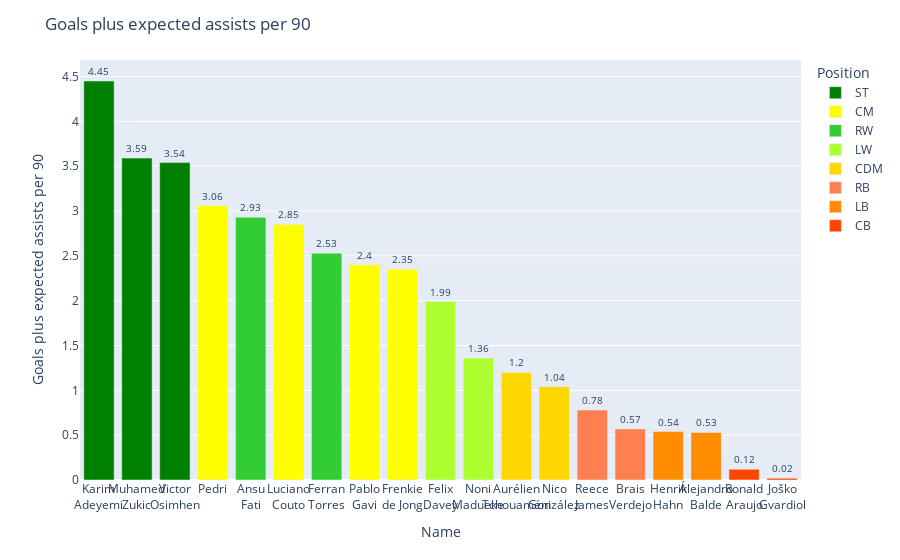

The code cell stored with this chart in its notebook:
### Code cell
bar_plot('Goals+xAp90')

### Figure 1 — Plotly figure (JSON) as saved in the notebook; plotly's stock layout.template omitted (floating-point values rounded to 4 significant figures)
{"data": [{"alignmentgroup": "True", "cliponaxis": false, "customdata": [[744], [338], [1362]], "hovertemplate": "Position=ST<br>Name=%{x}<br>Goals plus expected assists per 90=%{y}<br>MinutesPlayed=%{customdata[0]}<extra></extra>", "legendgroup": "ST", "marker": {"color": "green", "pattern": {"shape": ""}}, "name": "ST", "offsetgroup": "ST", "orientation": "v", "showlegend": true, "textfont": {"size": 10}, "textposition": "outside", "texttemplate": "%{y}", "type": "bar", "x": ["Karim<br>Adeyemi", "Muhamed<br>Zukic", "Victor<br>Osimhen"], "xaxis": "x", "y": [4.45, 3.59, 3.54], "yaxis": "y"}, {"alignmentgroup": "True", "cliponaxis": false, "customdata": [[1227], [637], [1022], [1320]], "hovertemplate": "Position=CM<br>Name=%{x}<br>Goals plus expected assists per 90=%{y}<br>MinutesPlayed=%{customdata[0]}<extra></extra>", "legendgroup": "CM", "marker": {"color": "yellow", "pattern": {"shape": ""}}, "name": "CM", "offsetgroup": "CM", "orientation": "v", "showlegend": true, "textfont": {"size": 10}, "textposition": "outside", "texttemplate": "%{y}", "type": "bar", "x": ["Pedri", "Luciano<br>Couto", "Pablo<br>Gavi", "Frenkie<br>de Jong"], "xaxis": "x", "y": [3.06, 2.85, 2.4, 2.35], "yaxis": "y"}, {"alignmentgroup": "True", "cliponaxis": false, "customdata": [[1101], [996]], "hovertemplate": "Position=RW<br>Name=%{x}<br>Goals plus expected assists per 90=%{y}<br>MinutesPlayed=%{customdata[0]}<extra></extra>", "legendgroup": "RW", "marker": {"color": "limegreen", "pattern": {"shape": ""}}, "name": "RW", "offsetgroup": "RW", "orientation": "v", "showlegend": true, "textfont": {"size": 10}, "textposition": "outside", "texttemplate": "%{y}", "type": "bar", "x": ["Ansu<br>Fati", "Ferran<br>Torres"], "xaxis": "x", "y": [2.93, 2.53], "yaxis": "y"}, {"alignmentgroup": "True", "cliponaxis": false, "customdata": [[868], [949]], "hovertemplate": "Position=LW<br>Name=%{x}<br>Goals plus expected assists per 90=%{y}<br>MinutesPlayed=%{customdata[0]}<extra></extra>", "legendgroup": "LW", "marker": {"color": "greenyellow", "pattern": {"shape": ""}}, "name": "LW", "offsetgroup": "LW", "orientation": "v", "showlegend": true, "textfont": {"size": 10}, "textposition": "outside", "texttemplate": "%{y}", "type": "bar", "x": ["Felix<br>Davey", "Noni<br>Madueke"], "xaxis": "x", "y": [1.99, 1.36], "yaxis": "y"}, {"alignmentgroup": "True", "cliponaxis": false, "customdata": [[1128], [994]], "hovertemplate": "Position=CDM<br>Name=%{x}<br>Goals plus expected assists per 90=%{y}<br>MinutesPlayed=%{customdata[0]}<extra></extra>", "legendgroup": "CDM", "marker": {"color": "gold", "pattern": {"shape": ""}}, "name": "CDM", "offsetgroup": "CDM", "orientation": "v", "showlegend": true, "textfont": {"size": 10}, "textposition": "outside", "texttemplate": "%{y}", "type": "bar", "x": ["Aurélien<br>Tchouaméni", "Nico<br>González"], "xaxis": "x", "y": [1.2, 1.04], "yaxis": "y"}, {"alignmentgroup": "True", "cliponaxis": false, "customdata": [[1241], [893]], "hovertemplate": "Position=RB<br>Name=%{x}<br>Goals plus expected assists per 90=%{y}<br>MinutesPlayed=%{customdata[0]}<extra></extra>", "legendgroup": "RB", "marker": {"color": "coral", "pattern": {"shape": ""}}, "name": "RB", "offsetgroup": "RB", "orientation": "v", "showlegend": true, "textfont": {"size": 10}, "textposition": "outside", "texttemplate": "%{y}", "type": "bar", "x": ["Reece<br>James", "Brais<br>Verdejo"], "xaxis": "x", "y": [0.78, 0.57], "yaxis": "y"}, {"alignmentgroup": "True", "cliponaxis": false, "customdata": [[918], [1096]], "hovertemplate": "Position=LB<br>Name=%{x}<br>Goals plus expected assists per 90=%{y}<br>MinutesPlayed=%{customdata[0]}<extra></extra>", "legendgroup": "LB", "marker": {"color": "darkorange", "pattern": {"shape": ""}}, "name": "LB", "offsetgroup": "LB", "orientation": "v", "showlegend": true, "textfont": {"size": 10}, "textposition": "outside", "texttemplate": "%{y}", "type": "bar", "x": ["Henrik<br>Hahn", "Álejandro<br>Balde"], "xaxis": "x", "y": [0.54, 0.53], "yaxis": "y"}, {"alignmentgroup": "True", "cliponaxis": false, "customdata": [[1934], [1576]], "hovertemplate": "Position=CB<br>Name=%{x}<br>Goals plus expected assists per 90=%{y}<br>MinutesPlayed=%{customdata[0]}<extra></extra>", "legendgroup": "CB", "marker": {"color": "orangered", "pattern": {"shape": ""}}, "name": "CB", "offsetgroup": "CB", "orientation": "v", "showlegend": true, "textfont": {"size": 10}, "textposition": "outside", "texttemplate": "%{y}", "type": "bar", "x": ["Ronald<br>Araujo", "Joško<br>Gvardiol"], "xaxis": "x", "y": [0.12, 0.02], "yaxis": "y"}], "layout": {"barmode": "relative", "legend": {"title": {"text": "Position"}, "tracegroupgap": 0}, "margin": {"t": 60}, "title": {"text": "Goals plus expected assists per 90"}, "xaxis": {"anchor": "y", "categoryorder": "min descending", "domain": [0, 1], "tickangle": 0, "title": {"text": "Name"}}, "yaxis": {"anchor": "x", "domain": [0, 1], "title": {"text": "Goals plus expected assists per 90"}}}}
